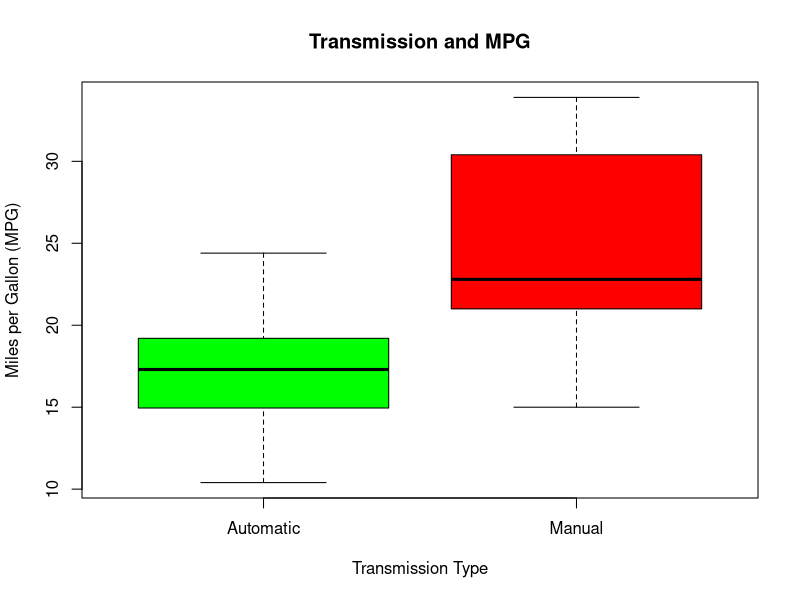
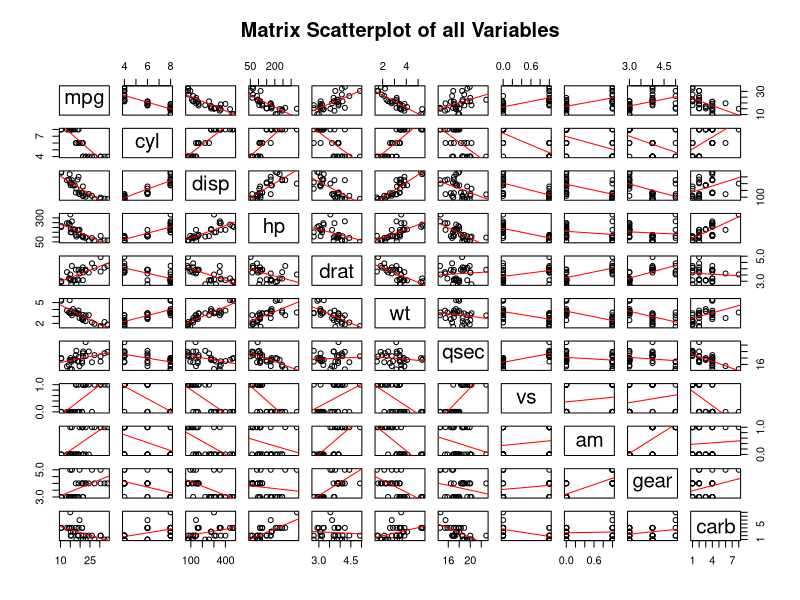
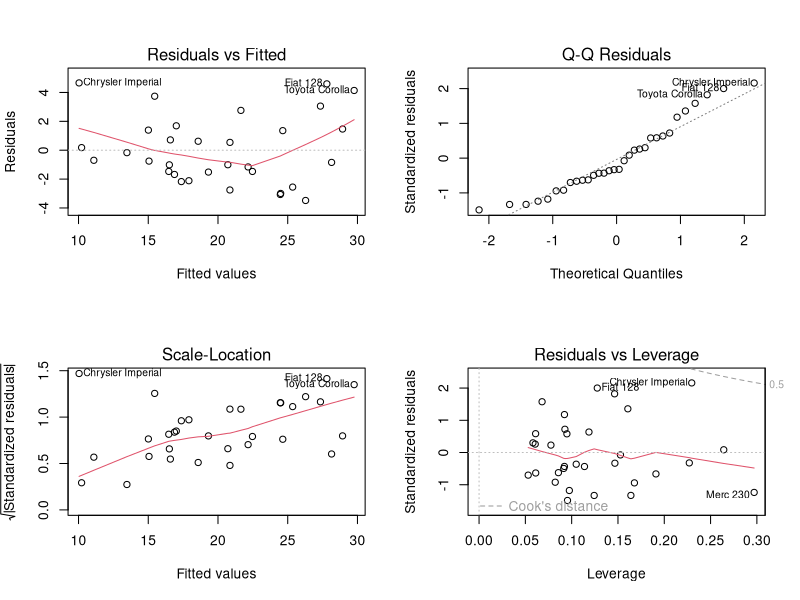

Write R code to recreate these figures, in order.
## ---- chunk 1
data(mtcars); attach(mtcars)
head(mtcars,1) #Examine how the data is structured in mtcars
mean_a <- mean(mpg[am=="0"]) #Automatic Transmission mean
mean_m <- mean(mpg[am=="1"]) #Manual Transmission mean
## ---- chunk 2
model_am <- lm(mpg ~ am)
summary(model_am)$adj.r.squared
## ---- chunk 3
model_full <- lm(mpg ~ ., mtcars)
summary(model_full)$adj.r.squared
## ---- chunk 4
model_best <- step(model_full, trace=0)
summary(model_best)
## ---- chunk 5
anova(model_am, model_full, model_best)
## ---- chunk 6
boxplot(mpg ~ am, xlab="Transmission Type", ylab="Miles per Gallon (MPG)", xaxt="n", 
        main="Transmission and MPG",
        col=c("green", "red"))
axis(1, at=1:2, labels=c("Automatic", "Manual"))
## ---- chunk 7
pairs(mtcars, main="Matrix Scatterplot of all Variables", panel=function(x,y){
  points(x,y)
  abline(lm(y~x), col="red")
})
## ---- chunk 8
par(mfrow=c(2,2))
plot(model_best)
